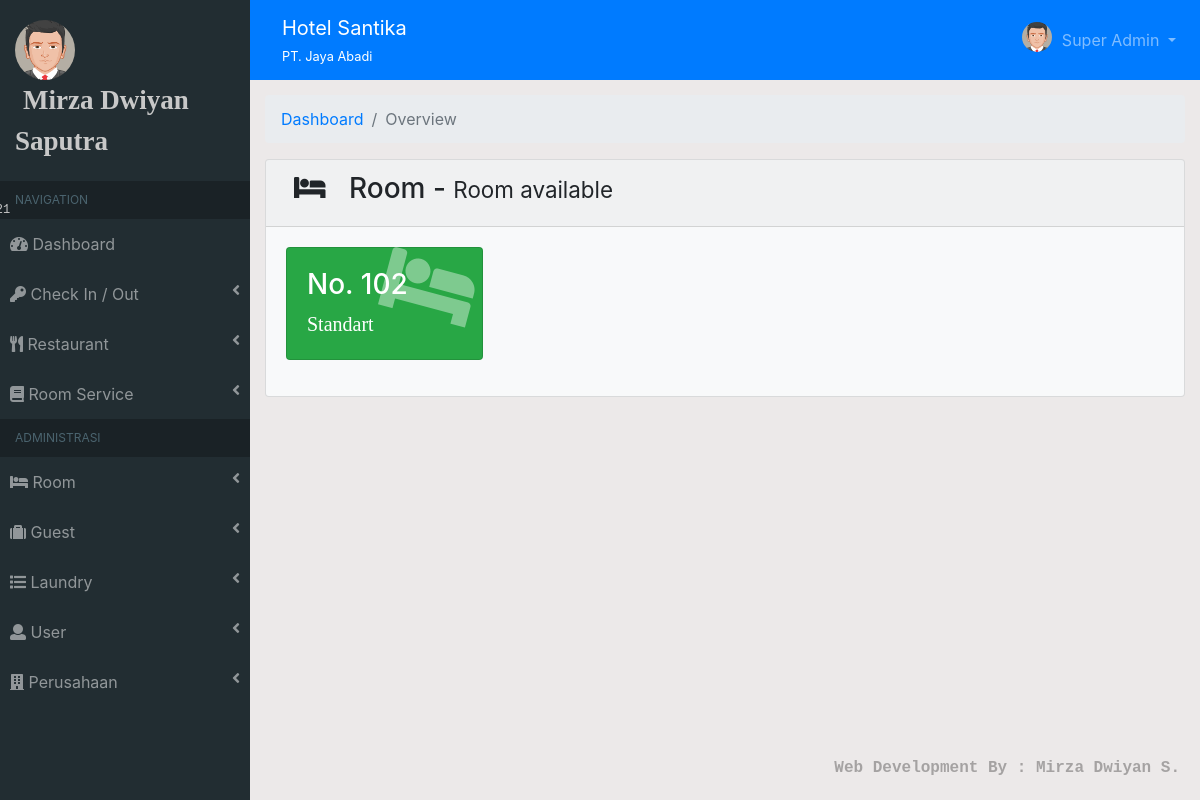
Before: /?module=chek_in2 (signed in) with the older database file.
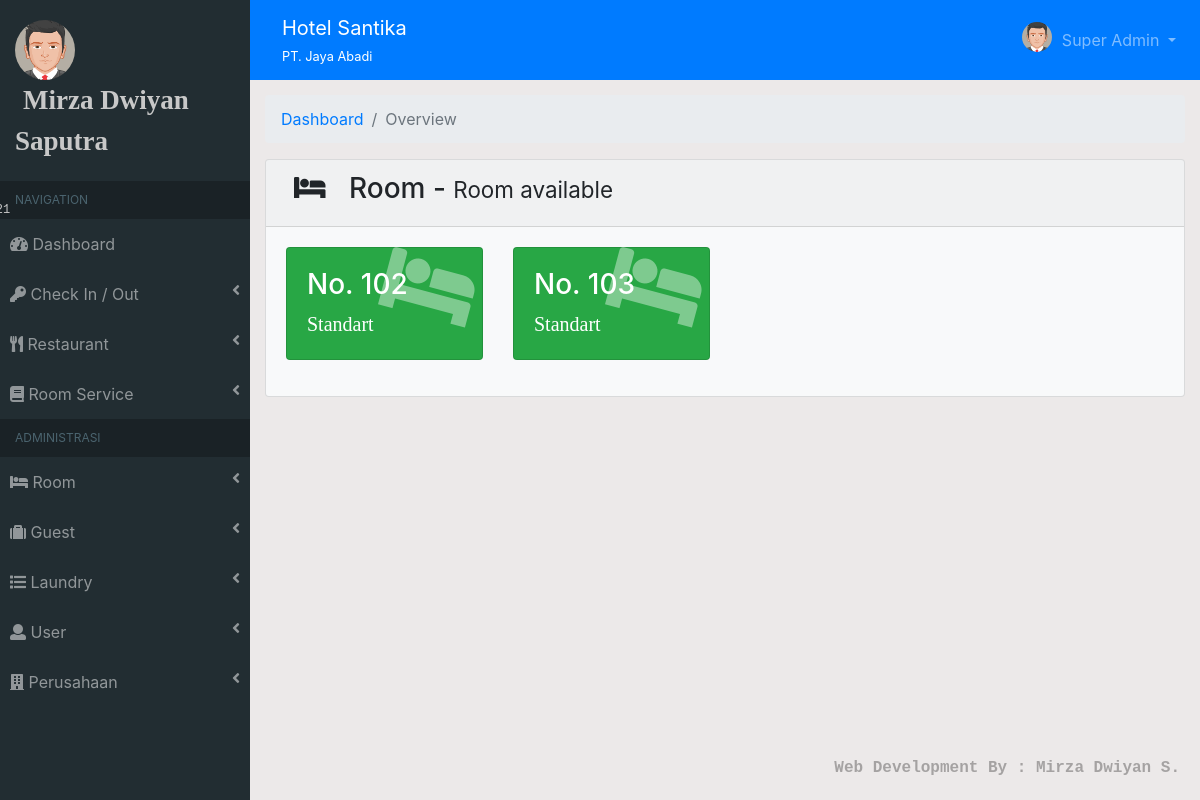
After: the same page with the newer database file.
### tables this page shows
CREATE TABLE `kamar` (
  `id_kamar` int(11) NOT NULL,
  `no_kamar` varchar(50) NOT NULL,
  `id_tipe_kamar` varchar(11) NOT NULL,
  `max_dewasa` varchar(10) NOT NULL,
  `max_anak` varchar(10) NOT NULL,
  `status` varchar(50) NOT NULL
);

CREATE TABLE `tipe_kamar` (
  `id_tipe_kamar` int(11) NOT NULL,
  `tipe_kamar` text NOT NULL,
  `harga_per_mlm` varchar(50) NOT NULL,
  `harga_per_org` varchar(50) NOT NULL
);

### template/module/chek_in2.php (the view)
<?php
    $query = mysqli_query($conn, "SELECT kamar.*, tipe_kamar.* FROM kamar, tipe_kamar WHERE status='tersedia' && tipe_kamar.id_tipe_kamar=kamar.id_tipe_kamar");
?>
<div class="container-fluid">
    <ol class="breadcrumb">
        <li class="breadcrumb-item"><a href="?dashboard">Dashboard</a></li>
        <li class="breadcrumb-item active">Overview</li>
    </ol>
    <div class="card bg-light">
        <div class="card-header"><h3><i class="fas fa-bed pr-3 pl-2"></i> Room - <span class="small">Room available</span></h3></div>
        <div class="card-body">
            <?php if(mysqli_num_rows($query) > 0){ ?>
            <div class="row">
                <?php foreach($query as $i) : ?>
                <div class="col-sm-3 mb-3">
                    <div class="card bg-success text-white">
                        <div class="card-body">
                            <div class="card-body-icon"><i class="fas fa-bed"></i></div>
                            <div class="mr-5">
                            <h3>No. <?=$i['no_kamar'];?></h3>
                            <span style="font-family: times;font-size: 20px"><?=$i['tipe_kamar'];?></span>
                            </div>
                        </div>
                    </div>
                </div>
                <?php endforeach; ?>
            </div>
            <?php } else { ?>
                <center><img src="assets/img/empty_cart.jpg" alt=""></center>
            <?php } ?>
        </div>
    </div>
</div>

Changed rows visible on the page:
now on this page (row edited): kamar: no_kamar "103", id_tipe_kamar.tipe_kamar "Standart"
